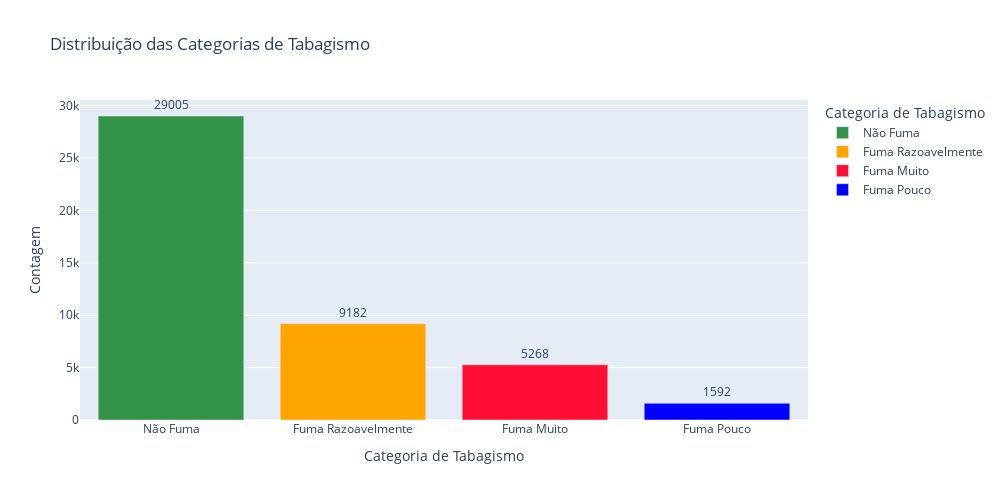

Notebook cell for this chart:
### Code cell
#Dicionario para mapeamento.
dicionario = {
    1: 'Fuma Muito',
    2: 'Fuma Razoavelmente',
    3: 'Fuma Pouco',
    4: 'Não Fuma'
}

contagem = df["Categoria_tabagismo"].value_counts().reset_index()
contagem.columns = ['Categoria_tabagismo', 'Contagem']

#mapeamento das instruções na própria coluna Instrução.
contagem['Categoria_tabagismo'] = contagem['Categoria_tabagismo'].map(dicionario)
contagem = contagem.sort_values(by='Contagem', ascending=False)

# Supondo que a coluna de nível de instrução seja 'NivelInstrucao'
fig = px.bar(
    contagem,
    x='Categoria_tabagismo',
    y='Contagem',
    labels={'count': 'Contagem', 'Categoria_tabagismo': 'Categoria de Tabagismo'},
    title='Distribuição das Categorias de Tabagismo',
    color='Categoria_tabagismo',
    text='Contagem',
    color_discrete_sequence=["#329347", "#FFA500", "#FF0D32", "#0000FF"]
)

fig.update_traces(textposition='outside')

fig.update_layout(
    width=1000,
    height=500,
)

fig.show()

### Figure 1 — Plotly figure (JSON) as saved in the notebook; plotly's stock layout.template omitted (floating-point values rounded to 4 significant figures)
{"data": [{"alignmentgroup": "True", "hovertemplate": "Categoria de Tabagismo=%{x}<br>Contagem=%{text}<extra></extra>", "legendgroup": "Não Fuma", "marker": {"color": "#329347", "pattern": {"shape": ""}}, "name": "Não Fuma", "offsetgroup": "Não Fuma", "orientation": "v", "showlegend": true, "text": [29005], "textposition": "outside", "type": "bar", "x": ["Não Fuma"], "xaxis": "x", "y": [29005], "yaxis": "y"}, {"alignmentgroup": "True", "hovertemplate": "Categoria de Tabagismo=%{x}<br>Contagem=%{text}<extra></extra>", "legendgroup": "Fuma Razoavelmente", "marker": {"color": "#FFA500", "pattern": {"shape": ""}}, "name": "Fuma Razoavelmente", "offsetgroup": "Fuma Razoavelmente", "orientation": "v", "showlegend": true, "text": [9182], "textposition": "outside", "type": "bar", "x": ["Fuma Razoavelmente"], "xaxis": "x", "y": [9182], "yaxis": "y"}, {"alignmentgroup": "True", "hovertemplate": "Categoria de Tabagismo=%{x}<br>Contagem=%{text}<extra></extra>", "legendgroup": "Fuma Muito", "marker": {"color": "#FF0D32", "pattern": {"shape": ""}}, "name": "Fuma Muito", "offsetgroup": "Fuma Muito", "orientation": "v", "showlegend": true, "text": [5268], "textposition": "outside", "type": "bar", "x": ["Fuma Muito"], "xaxis": "x", "y": [5268], "yaxis": "y"}, {"alignmentgroup": "True", "hovertemplate": "Categoria de Tabagismo=%{x}<br>Contagem=%{text}<extra></extra>", "legendgroup": "Fuma Pouco", "marker": {"color": "#0000FF", "pattern": {"shape": ""}}, "name": "Fuma Pouco", "offsetgroup": "Fuma Pouco", "orientation": "v", "showlegend": true, "text": [1592], "textposition": "outside", "type": "bar", "x": ["Fuma Pouco"], "xaxis": "x", "y": [1592], "yaxis": "y"}], "layout": {"barmode": "relative", "height": 500, "legend": {"title": {"text": "Categoria de Tabagismo"}, "tracegroupgap": 0}, "title": {"text": "Distribuição das Categorias de Tabagismo"}, "width": 1000, "xaxis": {"anchor": "y", "autorange": true, "categoryarray": ["Não Fuma", "Fuma Razoavelmente", "Fuma Muito", "Fuma Pouco"], "categoryorder": "array", "domain": [0, 1], "range": [-0.5, 3.5], "title": {"text": "Categoria de Tabagismo"}, "type": "category"}, "yaxis": {"anchor": "x", "autorange": true, "domain": [0, 1], "range": [0, 30530.0], "title": {"text": "Contagem"}, "type": "linear"}}}
